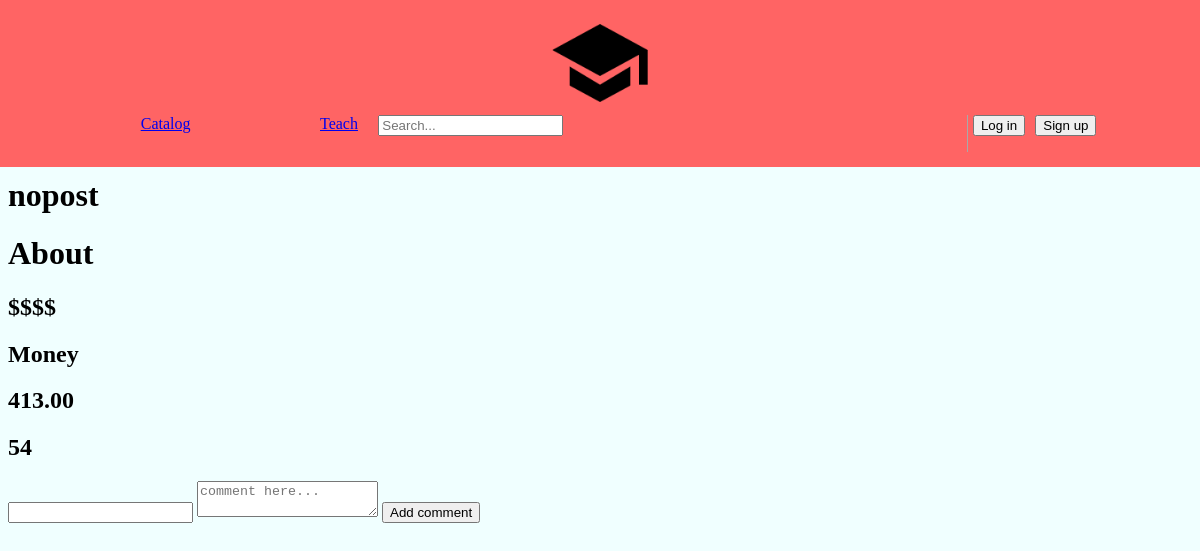
Page /54/addcmnt on the earlier database version.
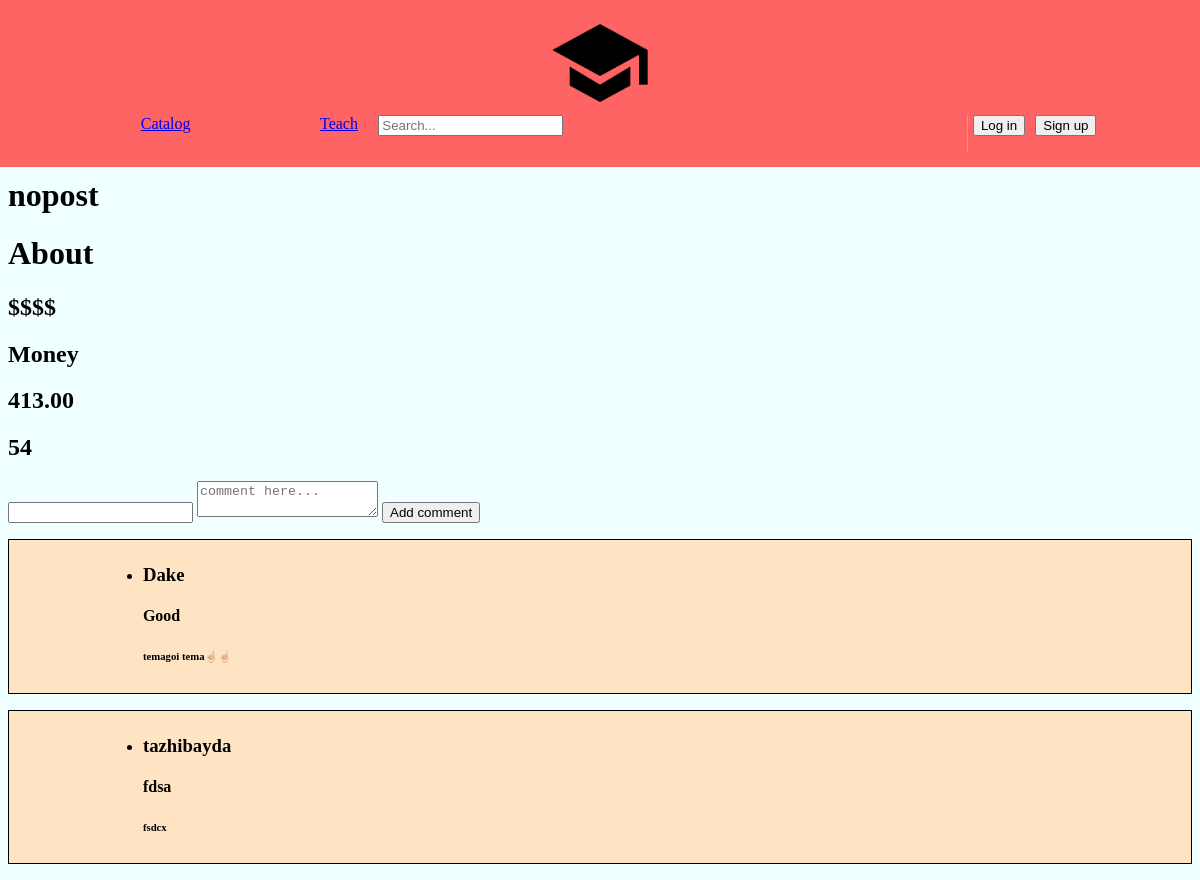
Same page on the later database version.
### main/models.py (models this page shows, shortened)
class Comment(models.Model):
   author = models.CharField(max_length=64)
   course_id = models.IntegerField(null=False)
   post = models.CharField(max_length=64)
   text = models.TextField(max_length=1024)
   date = models.DateField(default=timezone.now)
   time = models.CharField(max_length=64,default="asds")

### main/views.py (the view)
# urls.py: path('<int:courseid>/addcmnt', views.addCom , name='addcmnt'),
def addCom(request,courseid):
    if request.method== 'POST':
        cmnt = request.POST['com']
        c = Course.objects.all().get(pk=courseid)
        name = c.coursename
        teacher = c.teacher
        price = c.price
        comment = Comment.objects.filter(
            Q(course_id=c.pk)
        )
        if not request.user.is_authenticated:
            return render(request, 'main/About.html', {
                'name': name,
                'teacher': teacher,
                'id': price,
                'crsid': courseid,
                'comments': comment,
                'msg': 'You not logged in'
            })
        else:
            com = Comment()
            com.author = request.user.username
            com.course_id = courseid
            com.post = request.POST['post']
            com.text = cmnt
            com.date = timezone.now()
            time = str(com.date.strftime('%H:%M:%S'))
            com.save()
            return render(request, 'main/About.html', {
                'name': name,
                'teacher': teacher,
                'id': price,
                'crsid': courseid,
                'time':com.time,
                'comments': comment,
            })
        return render(request, 'main/About.html', {
            'name': name,
            'teacher': teacher,
            'id': price,
            'crsid': courseid,
            'comments': comment,
        })
    else:
        c = Course.objects.all().get(pk=courseid)
        name = c.coursename
        teacher = c.teacher
        price = c.price
        comment = Comment.objects.filter(
            Q(course_id=c.pk)
        )
        return render(request, 'main/About.html', {
            'name': name,
            'teacher': teacher,
            'id': price,
            'comments': comment,
            'crsid': courseid,
            'msg':'nopost'
        })

### main/templates/main/About.html (shortened to what this page needs)
{% load static %}
{% include 'main/header.html' %}
<html lang="en">
<head>
        <link rel="stylesheet" type="text/css" href="{% static 'main/about.css' %}">
</head>
<body>
<h1>{{ msg }}</h1>
<h1>About</h1>
<div class="course">
    <h2>{{ name }}</h2>
    <h2>{{ teacher }}</h2>
    <h2>{{ id }}</h2>
    <h2>{{ crsid }}</h2>
</div>
<form method="post" action="{% url 'addcmnt' courseid=crsid%}">
        <div class="comm">
        <input type="text" name="post">
        <textarea placeholder="comment here..." name="com"></textarea>
        <a><button type="submit">Add comment</button></a>
        </div>
    </form>
</body>
        <div>{% for c in comments %}
        <ul class="comment">
            <li>
                <h3>{{  c.author }}</h3>
                <h4>{{ c.post }}</h4>
                <h6>{{ c.text }}</h6>
            </li>
        </ul>
    {% endfor %}
    </div>
</html>

Differences in the rows shown:
added Comment: author "Dake", post "Good", text "temagoi tema☝🏻☝🏻"
added Comment: author "tazhibayda", post "fdsa", text "fsdcx"
